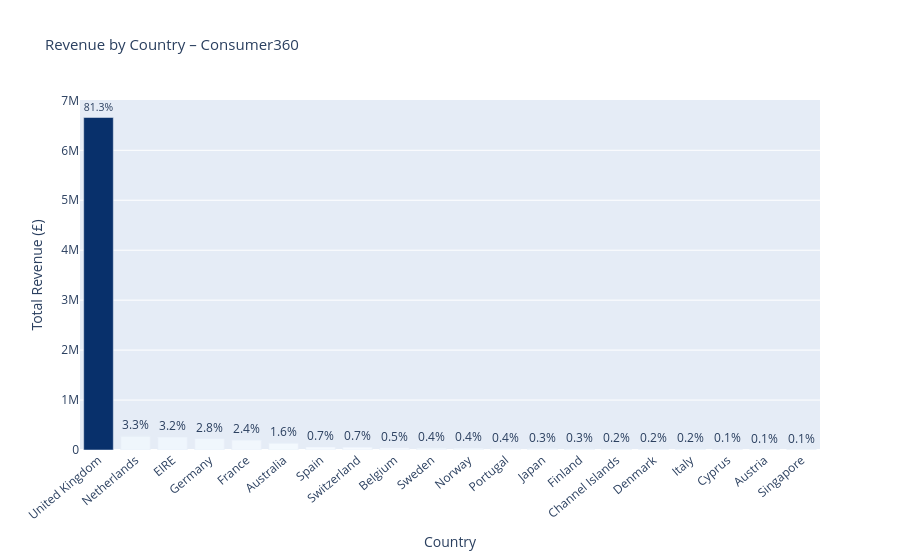

The notebook cell saved with this chart:
### Code cell
# -------------- Revenue by Country ------------------------

import plotly.express as px   # ✅ FIX ADDED

country_rev = (
    df.groupby('Country')
      .agg(
          Revenue   = ('TotalAmount', 'sum'),
          Orders    = ('Invoice',     'nunique'),
          Customers = ('CustomerID',  'nunique')
      )
      .sort_values('Revenue', ascending=False)
      .reset_index()
)

# Revenue % share
country_rev['Revenue_Pct'] = (
    country_rev['Revenue'] / country_rev['Revenue'].sum() * 100
).round(2)

print("\n── Revenue by Country (Top 10) ──────────────────────")
print(
    country_rev.head(10)
    .to_string(index=False,
               formatters={
                   'Revenue'     : '£{:,.2f}'.format,
                   'Revenue_Pct' : '{:.2f}%'.format
               })
)

# Plotly interactive bar
fig = px.bar(
    country_rev.head(20),
    x='Country',
    y='Revenue',
    color='Revenue',
    color_continuous_scale='Blues',
    text=country_rev.head(20)['Revenue_Pct'].apply(lambda x: f'{x:.1f}%'),
    title='Revenue by Country – Consumer360',
    labels={
        'Revenue': 'Total Revenue (£)',
        'Country': 'Country'
    },
    hover_data={
        'Orders': True,
        'Customers': True,
        'Revenue': ':,.2f'
    }
)

fig.update_traces(textposition='outside')

fig.update_layout(
    xaxis_tickangle=-40,
    coloraxis_showscale=False,
    title_font_size=15
)

fig.show()

### Figure 1 — Plotly figure (JSON) as saved in the notebook; plotly's stock layout.template omitted (floating-point values rounded to 4 significant figures)
{"data": [{"customdata": [[16644, 3920], [94, 9], [260, 3], [457, 94], [389, 87], [57, 9], [90, 30], [51, 21], [98, 25], [36, 8], [36, 10], [57, 19], [19, 8], [41, 12], [26, 9], [18, 9], [38, 14], [16, 8], [17, 11], [7, 1]], "hovertemplate": "Country=%{x}<br>Total Revenue (£)=%{marker.color:,.2f}<br>text=%{text}<br>Orders=%{customdata[0]}<br>Customers=%{customdata[1]}<extra></extra>", "legendgroup": "", "marker": {"color": [6657000.0, 271400.0, 258800.0, 225500.0, 197300.0, 133700.0, 60370.0, 56150.0, 41190.0, 35340.0, 34560.0, 29380.0, 28760.0, 21810.0, 20080.0, 18960.0, 17190.0, 12330.0, 10100.0, 9176.0], "coloraxis": "coloraxis", "pattern": {"shape": ""}}, "name": "", "orientation": "v", "showlegend": false, "text": ["81.3%", "3.3%", "3.2%", "2.8%", "2.4%", "1.6%", "0.7%", "0.7%", "0.5%", "0.4%", "0.4%", "0.4%", "0.3%", "0.3%", "0.2%", "0.2%", "0.2%", "0.1%", "0.1%", "0.1%"], "textposition": "outside", "type": "bar", "x": ["United Kingdom", "Netherlands", "EIRE", "Germany", "France", "Australia", "Spain", "Switzerland", "Belgium", "Sweden", "Norway", "Portugal", "Japan", "Finland", "Channel Islands", "Denmark", "Italy", "Cyprus", "Austria", "Singapore"], "xaxis": "x", "y": [6657000.0, 271400.0, 258800.0, 225500.0, 197300.0, 133700.0, 60370.0, 56150.0, 41190.0, 35340.0, 34560.0, 29380.0, 28760.0, 21810.0, 20080.0, 18960.0, 17190.0, 12330.0, 10100.0, 9176.0], "yaxis": "y"}], "layout": {"barmode": "relative", "coloraxis": {"colorbar": {"title": {"text": "Total Revenue (£)"}}, "colorscale": [[0, "rgb(247,251,255)"], [0.125, "rgb(222,235,247)"], [0.25, "rgb(198,219,239)"], [0.375, "rgb(158,202,225)"], [0.5, "rgb(107,174,214)"], [0.625, "rgb(66,146,198)"], [0.75, "rgb(33,113,181)"], [0.875, "rgb(8,81,156)"], [1, "rgb(8,48,107)"]], "showscale": false}, "legend": {"tracegroupgap": 0}, "title": {"font": {"size": 15}, "text": "Revenue by Country – Consumer360"}, "xaxis": {"anchor": "y", "domain": [0, 1], "tickangle": -40, "title": {"text": "Country"}}, "yaxis": {"anchor": "x", "domain": [0, 1], "title": {"text": "Total Revenue (£)"}}}}
